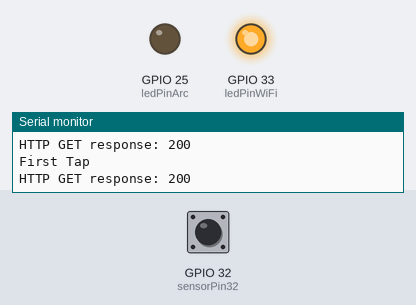
The sketch below on a simulated ESP32. Shown: output pins drawn as LEDs (lit = HIGH), the last lines printed to the serial monitor. The test bench sets the inputs (shaded band); at power-on: GPIO 32 (sensorPin32) HIGH. WiFi joins after 1.5 s; servers stay silent unless stated; uploads are accepted with an empty reply.

Above: at 4.3 s.
4.4 s: GPIO 32 (sensorPin32) driven LOW
At 5.5 s:
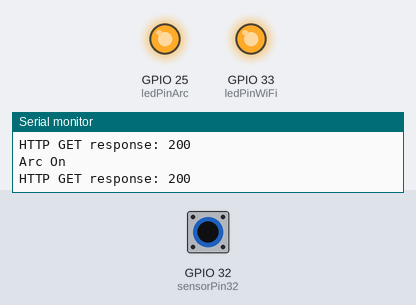
5.9 s: GPIO 32 (sensorPin32) driven HIGH
At 6.8 s:
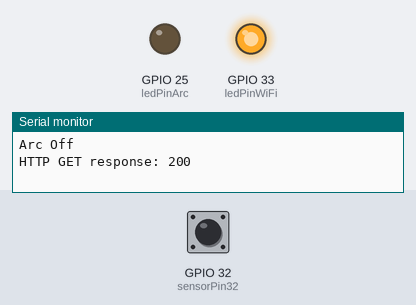
7.4 s: GPIO 32 (sensorPin32) pulsed LOW 5 times (0.12 s each, 0.3 s apart)
At 7.61 s:
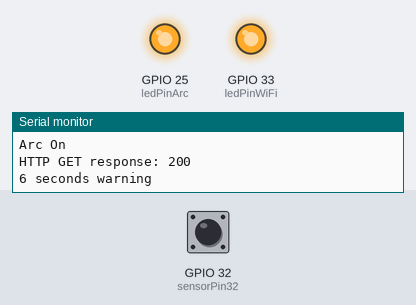
Timing chart, 0 to 10.4 s (numbered marks = the images above; inputs shaded):
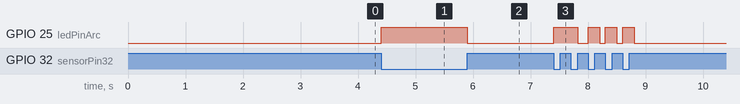

Measured:
- after the input at 4.4 s, GPIO 25 (ledPinArc): LOW → HIGH at once
- after the input at 5.9 s, GPIO 25 (ledPinArc): HIGH → LOW at once
- after the input at 7.4 s, GPIO 25 (ledPinArc): LOW → HIGH at once, → LOW 0.42 s later, → HIGH 0.18 s later, → LOW 0.20 s later, … (8 changes in this stretch)

The sketch:

ESP32_OneInfraRed_Web.ino
```cpp
#include <WiFi.h>
#include <WiFiMulti.h>

WiFiMulti wifiMulti;

String uid = "21125516825";
String weldID;
unsigned long arcInitiatedTime = 0;
bool arcInitiated = false;

float sumCurrentDC = 0;
int counterCurrentDC = 0;
bool initializationDone = false;

float averageCurrentDC = 293.11;  // Variable to store the average currentDC during arc-on period
float voltageDC = 23.1;

// Define arrays to store values of averageCurrentDC and voltageDC
const int ARRAY_SIZE = 100; // Adjust the size as needed
float storedAverageCurrentDC[ARRAY_SIZE];
float storedVoltageDC[ARRAY_SIZE];
int storedIndex = 0;

//---- Website ----
#include <HTTPClient.h>

HTTPClient http;
String Link, LinkTiming, Mode, Status, payload;
int httpCode;

const char *ssid1 = "ico";
const char *password1 = "19403054";
const char *host1 = "sparcmonitoring.com/proclad";

const char *ssid2 = "MetronARC Technologies";
const char *password2 = "metronarc123";
const char *host2 = "sparcmonitoring.com/proclad";

const char *ssid3 = "MetronARCs Technology";
const char *password3 = "2468g0a7A7B7*";
const char* host3 = "sparcmonitoring.com/proclad";

const char* host = "";
String machineID = "MACHINE-2";
byte statusKoneksi;

int area = 2;

// Define the pins for the infrared sensors
const int sensorPin32 = 32;

// Define the pins for the LEDs
const int ledPinWiFi = 33;  // Changed LED for WiFi status
const int ledPinArc = 25;   // LED for Arc status

const float FACTOR = 50; //50A/1V from the CT
const float multiplier = 0.0000394;
int16_t currentRMS, currentDC;

long millisSebelum;
byte detik, menit, jam;
String detikS, menitS, jamS, jmdS;
byte statusWaktu;
String statusT;

unsigned long previousMillis = 0;
const int period = 1;

// Flag to track if initial tasks have been performed in IDLE state
bool idleTasksPerformed = false;

// Flag to track if ArcOn has been sent and ArcOff needs to be sent
bool arcOnSent = false;

// Define a flag to track if kirimArcOn has been executed
bool arcOnExecuted = false;

void checkWeldID() {
  String startReading = "Start";

  Link = "https://" + String(host) + "/checkWeldID.php?State=" + startReading + "&MachineID=" + machineID;

  while (true) {
    http.begin(Link);
    httpCode = http.GET();

    if (httpCode == 200) {
      payload = http.getString();
      Serial.println("HTTP GET response: " + String(httpCode));

      payload.trim();

      Serial.println("Payload: " + payload);

      weldID = payload;
      http.end();
      break;  // Exit the loop if the response is successful
    } else {
      Serial.println("HTTP GET failed. Retrying...");
      delay(1000);  // Wait for 1 second before retrying
    }
  }
}

void httpGet()
{
  http.begin(Link);
  httpCode = http.GET();
  payload = http.getString();
  Serial.println("HTTP GET response: " + String(httpCode));
  Serial.println(payload);
  http.end();
}

void kirimAwal() {
  Status = "Inactive";
  Mode = "";
  Link = "https://" + String(host) + "/kirimInfo2.php?UID=" + uid + "&Status=" + Status + "&Mode=" + Mode + "&Area=" + area +
  "&weldID=" + weldID + "&MachineID=" + machineID + "&Timing=" + jmdS;

    http.begin(Link);
    httpCode = http.GET();
          payload = http.getString();
      Serial.println("HTTP GET response: " + String(httpCode));
      Serial.println(payload);
      http.end();

}

void kirimDone() {
  Status = "Done";
  Mode = "";
  Link = "https://" + String(host) + "/kirimInfo2.php?UID=" + uid + "&Status=" + Status + "&Mode=" + Mode + "&Area=" + area
  + "&weldID=" + weldID + "&MachineID=" + machineID + "&Timing=" + jmdS;

  // Loop until a successful HTTP response is received
  while (true) {
    http.begin(Link);
    httpCode = http.GET();

    if (httpCode == 200) {
      payload = http.getString();
      Serial.println("HTTP GET response: " + String(httpCode));
      Serial.println(payload);
      http.end();
      break;  // Exit the loop if the response is successful
    } else {
      Serial.println("HTTP GET failed. Retrying...");
      delay(1000);  // Wait for 1 second before retrying
    }
  }
}

void sendLogin() {
  Status = "Active";
  Mode = "Login";

  Serial.println("First Tap");

  Link = "https://" + String(host) + "/kirimInfo2.php?UID=" + uid + "&Status=" + Status + "&Mode=" + Mode + "&Area="
  + area + "&weldID=" + weldID+ "&MachineID=" + machineID + "&Timing=" + jmdS;

  // Loop until a successful HTTP response is received
  while (true) {
    http.begin(Link);
    httpCode = http.GET();

    if (httpCode == 200) {
      payload = http.getString();
      Serial.println("HTTP GET response: " + String(httpCode));
      Serial.println(payload);
      http.end();
      break;  // Exit the loop if the response is successful
    } else {
      Serial.println("HTTP GET failed. Retrying...");
      delay(1000);  // Wait for 1 second before retrying
    }
  }
}


void sendLogout() {
  Status = "Active";
  Mode = "Logout";

  Link = "https://" + String(host) + "/kirimInfo2.php?UID=" + uid + "&Status=" + Status + "&Mode="
  + Mode + "&Area=" + area + "&weldID=" + weldID + "&MachineID=" + machineID + "&Timing=" + jmdS;

  // Loop until a successful HTTP response is received
  while (true) {
    http.begin(Link);
    httpCode = http.GET();

    if (httpCode == 200) {
      payload = http.getString();
      Serial.println("HTTP GET response: " + String(httpCode));
      Serial.println(payload);
      http.end();
      break;  // Exit the loop if the response is successful
    } else {
      Serial.println("HTTP GET failed. Retrying...");
      delay(1000);  // Wait for 1 second before retrying
    }
  }
}

void kirimArcOn() {
  Status = "ArcOn";
  Link = "https://" + String(host) + "/kirimWaktu2.php?Timing=" + jmdS + "&Status=" + Status + "&MachineID=" + machineID +
         "&weldID=" + weldID + "&Area=" + area + "&UID=" + uid + "&Status=" + Status + "&currentDC=" + currentDC + "&Mode=" + Mode + "&voltageDC=" + voltageDC;

    http.begin(Link);
    int httpCode = http.GET();

      payload = http.getString();
      Serial.println("HTTP GET response: " + String(httpCode));
      Serial.println(payload);

  // Set arcOnSent flag to true
  arcOnSent = true;
}

void kirimArcOff() {
  Status = "ArcOff";

  // Include the stored values of averageCurrentDC and voltageDC in the request
  for (int i = 0; i < storedIndex; i++) {
    Link = "https://" + String(host) + "/kirimWaktu2.php?Timing=" + jmdS + "&Status=" + Status + "&MachineID=" + machineID + "&Area=" + area +
           "&UID=" + uid + "&Status=" + Status + "&currentDC=" + storedAverageCurrentDC[i] + "&weldID=" + weldID + "&voltageDC=" + storedVoltageDC[i]
           + "&StaticCurrentDC=" + averageCurrentDC + "&StaticVoltageDC=" + voltageDC;

      http.begin(Link);
      int httpCode = http.GET();

        payload = http.getString();
        Serial.println("HTTP GET response: " + String(httpCode));
        Serial.println(payload);
  }

  // Reset storedIndex to 0 to indicate the array is now empty
  storedIndex = 0;
}

void connectToWiFi() {
  // Add the SSIDs and passwords for both networks
  wifiMulti.addAP(ssid1, password1);
  wifiMulti.addAP(ssid2, password2);
  wifiMulti.addAP(ssid3, password3);

  int attempts = 0;
  const int maxAttempts = 10;

  // Attempt to connect to WiFi networks
  while (wifiMulti.run() != WL_CONNECTED && attempts < maxAttempts) {
    Serial.println("Trying to connect to WiFi...");
    delay(5000); // Wait for the connection
    attempts++;
  }

  // Check the connection result
  if (wifiMulti.run() == WL_CONNECTED) {
    if (WiFi.SSID() == ssid1) {
      host = host1;
    } else if (WiFi.SSID() == ssid2) {
      host = host2;
    } else if (WiFi.SSID() == ssid3) {
      host = host3;
    }

    Serial.println("WiFi connected");
    digitalWrite(ledPinWiFi, HIGH); // Turn on the WiFi LED
  } else {
    Serial.println("WiFi failed to connect after several tries");
    digitalWrite(ledPinWiFi, LOW); // Turn off the WiFi LED
  }
}

void setup() {
  // Initialize serial communication
  Serial.begin(115200);

  // Set sensor pins as inputs
  pinMode(sensorPin32, INPUT); // Changed to sensorPin32

  // Set LED pins as outputs
  pinMode(ledPinWiFi, OUTPUT); // Changed to ledPinWiFi
  pinMode(ledPinArc, OUTPUT);  // Unchanged

  // Verify that pins are set correctly
  Serial.print("ledPinWiFi: ");
  Serial.println(ledPinWiFi);
  Serial.print("ledPinArc: ");
  Serial.println(ledPinArc);

  connectToWiFi();

  Serial.println("IDLE Mode");
  checkWeldID();
  kirimAwal();
  delay(1000);
  sendLogin();
}

void loop() {
  if (digitalRead(sensorPin32) == LOW) { // Changed to sensorPin32
    // If kirimArcOn hasn't been executed yet
    if (!arcOnExecuted) {
      // Print "Arc On" and execute kirimArcOn
      Serial.println("Arc On");
      digitalWrite(ledPinArc, HIGH); // Turn on the Arc LED
      kirimArcOn();
      // Set arcOnExecuted to true
      arcOnExecuted = true;
    }

    // Store averageCurrentDC and voltageDC every 3 seconds
    if (millis() - previousMillis >= 3000) {
      // Store the values in the arrays
      storedAverageCurrentDC[storedIndex] = averageCurrentDC;
      storedVoltageDC[storedIndex] = voltageDC;
      storedIndex++; // Increment the index
      // Reset the timer
      previousMillis = millis();
    }

    // Print "6 seconds warning" every 6 seconds
    if ((millis() - arcInitiatedTime) >= 6000) {
      Serial.println("6 seconds warning");
      kirimArcOff();
      arcInitiatedTime = millis(); // Reset the timer
    }
  } else {
    // If kirimArcOn has been executed and the state changes to HIGH
    if (arcOnExecuted && digitalRead(sensorPin32) == HIGH) { // Changed to sensorPin32
      // Print the stored values before initiating kirimArcOff
      Serial.println("Stored Values before Arc Off:");
      for (int i = 0; i < storedIndex; i++) {
        Serial.print("Index ");
        Serial.print(i);
        Serial.print(": averageCurrentDC = ");
        Serial.print(storedAverageCurrentDC[i]);
        Serial.print(", voltageDC = ");
        Serial.println(storedVoltageDC[i]);
      }

      // Print "Arc Off" and execute kirimArcOff
      Serial.println("Arc Off");
      digitalWrite(ledPinArc, LOW); // Turn off the Arc LED
      kirimArcOff();
      // Reset arcOnExecuted flag
      arcOnExecuted = false;
    }
  }

  // Check WiFi connection status
  if (WiFi.status() == WL_CONNECTED) {
    digitalWrite(ledPinWiFi, HIGH); // Turn on the WiFi LED
  } else {
    digitalWrite(ledPinWiFi, LOW); // Turn off the WiFi LED
  }
}
```
